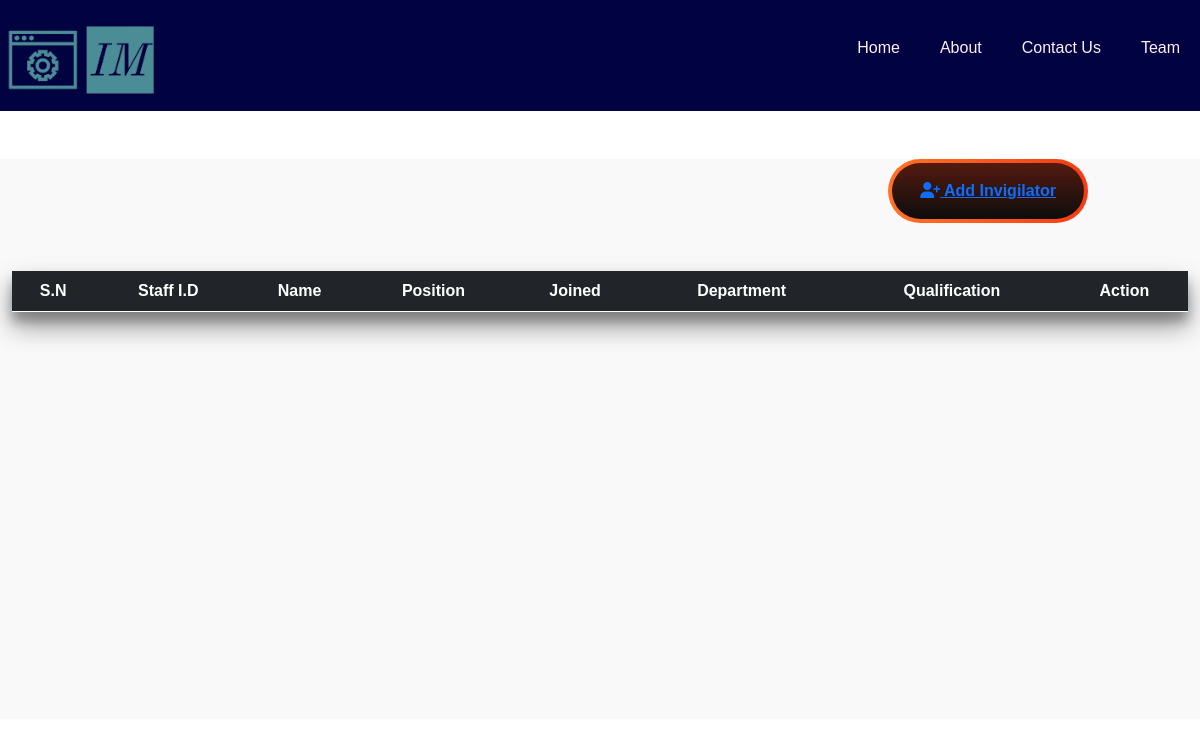
Before: / with the older database file.
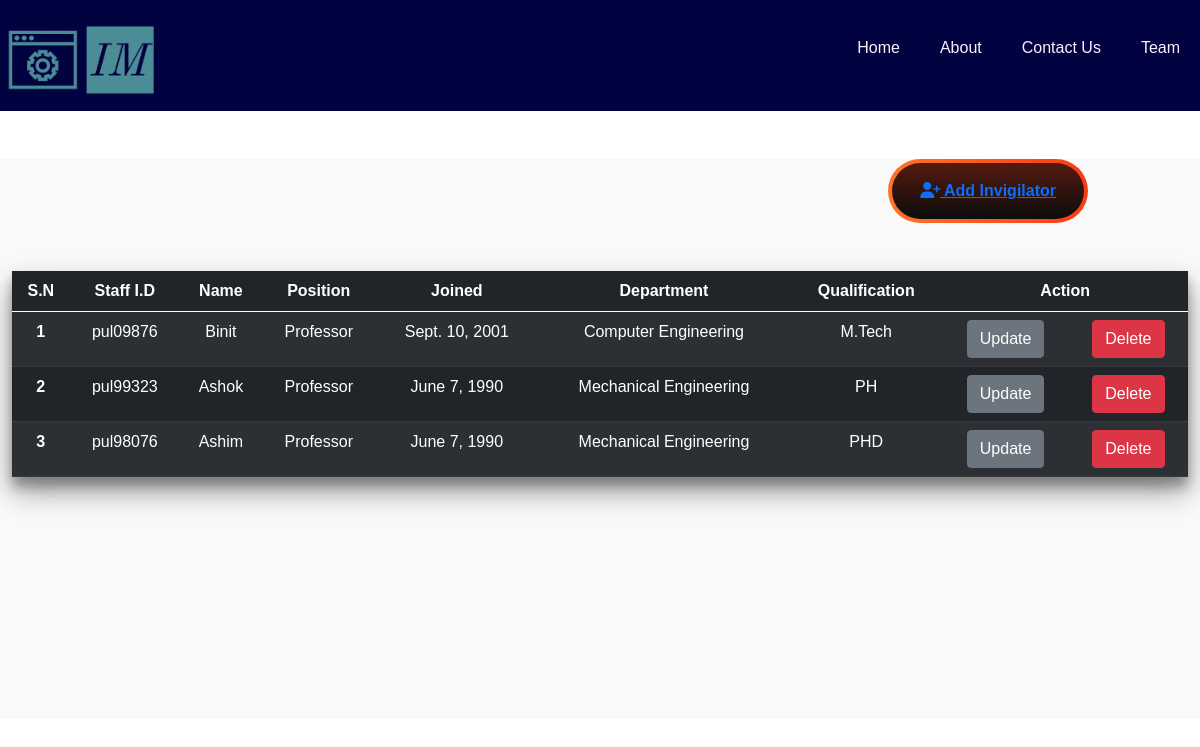
After: the same page with the newer database file.
### core/models.py (models this page shows)
class Invigilator(models.Model):
    name=models.CharField(max_length=50)
    staff_id=models.CharField( max_length=10)
    address=models.CharField( max_length=50)
    joined=models.DateField( auto_now=False, auto_now_add=False)
    department=models.CharField(max_length=50)
    position=models.CharField(max_length=50)
    qualification=models.CharField(max_length=50)

### core/views.py (the view)
# urls.py: 2. Add a URL to urlpatterns:  path('', Home.as_view(), name='home')
class Home(View):
    def get(self,request):
        data=Invigilator.objects.all()
        for i in data:
            print(i)
        return render(request,'core/home.html',{'data':data})

### core/templates/core/home.html (shortened to what this page needs)
{% extends 'core/base.html' %}
{% block main_content %}
<section class="container InvBody">
    <div class="row justify-content-around">
        <div class="col-sm-10 ">
            <button class="button-78 float-end" role="button"><a href="{% url 'add' %}"><i class="fa-solid fa-user-plus"></i> Add Invigilator</a></button>
        </div>
    </div>
    <div class="row ustify-content-center text-center mt-5">
        <div class="col-sm-12">
            <table class="table table-striped table-dark  table-hover">
                <thead>
                  <tr>
                    <th scope="col">S.N</th>
                    <th scope="col">Staff I.D</th>
                    <th scope="col">Name</th>
                    <th scope="col">Position</th>
                    <th scope="col">Joined</th>
                    <th scope="col">Department</th>
                    <th scope="col">Qualification</th>
                    <th scope="col" colspan=2>Action</th>
                  </tr>
                </thead>
                <tbody>
                 {% for i in data %}
                 <tr>
                    <th scope="row">{{forloop.counter}}</th>
                    <td>{{i.staff_id}}</td>
                    <td>{{i.name}}</td>
                    <td>{{i.position}}</td>
                    <td>{{i.joined}}</td>
                    <td>{{i.department}}</td>
                    <td>{{i.qualification}}</td>
                    <td>
                      <a href="" class="btn btn-secondary ">Update</a></td>
                    <td>
                      <form action="" method="POST">
                        <input type="submit" value="Delete" class="btn btn-danger">
                      </form>
                    </td>
                  </tr>
                 {% endfor %}
                </tbody>
              </table>
          </div>
    </div>
</section>
{% endblock  %}

### core/templates/core/base.html (shortened to what this page needs)
<!doctype html>
<html lang="en">
  {%load static%}
  <head>
    <link href="https://cdn.jsdelivr.net/npm/bootstrap@5.0.2/dist/css/bootstrap.min.css" rel="stylesheet">
    <link href="https://cdnjs.cloudflare.com/ajax/libs/font-awesome/6.2.0/css/all.min.css" rel="stylesheet">
    <link href="{%static 'css/base.css'%}" rel="stylesheet">
  </head>
  <body>
    {% include 'core/navbar.html' %}
    {%block main_content%}
    {%endblock main_content%}
  </body>
</html>

### core/templates/core/navbar.html
{%load static%}
<div class="navbar" style="background:#000340;color:#ffeeff">
    <div class="navbar_header">
      <img src="{%static 'img/imlogo.png' %}" style="width:auto;height:5rem; margin:0px;padding:0px;"/>
    </div>
    <div class="nav_menu">
      <ul>
        <li class="hover-underline-animation">Home</li>
        <li class="hover-underline-animation">About</li>
        <li class="hover-underline-animation">Contact us</li>
        <li class="hover-underline-animation">Team</li>
      </ul>
    </div>
  </div>

### core/static/css/base.css (style rules this page uses)
* { padding: 0px; margin: 0px; box-sizing: none; }
body { background: white; font-family: sans-serif; }
.navbar { display: flex; flex-direction: row; justify-content: space-between; }
.navbar .navbar_header { margin-top: 15px; font-size: 20px; }
.nav_menu ul { display: flex; flex-direction: row; justify-content: space-evenly; list-style-type: none; }
.nav_menu ul li { margin: 10px; padding: 10px; text-transform: capitalize; font-family: sans-serif; }
.hover-underline-animation { display: inline-block; position: relative; color: linear-gradient(to right, #f12711, #f5af19); }
.hover-underline-animation:after { content: ""; position: absolute; width: 100%; transform: scaleX(0); height: 2px; bottom: 0; left: 0; background-image: linear-gradient(to right, #f12711, #f5af19); transform-origin: bottom right; transition: transform 0.25s ease-out; }
.InvBody { margin:0px 0px 10px 0px; min-width: 100%; text-align: center; background: #F9F9F9; min-height: 70vh; }
.button-78 { align-items: center; appearance: none; background-clip: padding-box; background-color: initial; background-image: none; border-style: none; box-sizing: border-box; color: #fff; cursor: pointer; display: inline-block; flex-direction: row; flex-shrink: 0; font-family: Eina01,sans-serif; font-size: 16px; font-weight: 800; justify-content: center; line-height: 24px; margin: 0; min-height: 64px; outline: none; overflow: visible; padding: 19px 26px; pointer-events: auto; position: relative; text-align: center; text-decoration: none; text-transform: none; user-select: none; -webkit-user-select: none; touch-action: manipulation; vertical-align: middle; width: auto; word-break: keep-all; z-index: 0; }
@media (min-width: 768px) { .button-78 { padding: 19px 32px; } }
.button-78:before, .button-78:after { border-radius: 80px; }
.button-78:before { background-image: linear-gradient(92.83deg, #ff7426 0, #f93a13 100%); content: ""; display: block; height: 100%; left: 0; overflow: hidden; position: absolute; top: 0; width: 100%; z-index: -2; }
.button-78:after { background-color: initial; background-image: linear-gradient(#541a0f 0, #0c0d0d 100%); bottom: 4px; content: ""; display: block; left: 4px; overflow: hidden; position: absolute; right: 4px; top: 4px; transition: all 100ms ease-out; z-index: -1; }
table { box-shadow: rgba(0, 0, 0, 0.25) 0px 14px 28px, rgba(0, 0, 0, 0.22) 0px 10px 10px, rgba(0, 0, 0, 0.15) 0px 15px 25px, rgba(0, 0, 0, 0.05) 0px 5px 10px; }

Changed rows visible on the page:
added Invigilator: staff_id "pul09876", name "Binit", position "Professor", joined "Sept. 10, 2001", department "Computer Engineering", qualification "M.Tech"
added Invigilator: staff_id "pul99323", name "Ashok", position "Professor", joined "June 7, 1990", department "Mechanical Engineering", qualification "PH"
added Invigilator: staff_id "pul98076", name "Ashim", position "Professor", joined "June 7, 1990", department "Mechanical Engineering", qualification "PHD"
